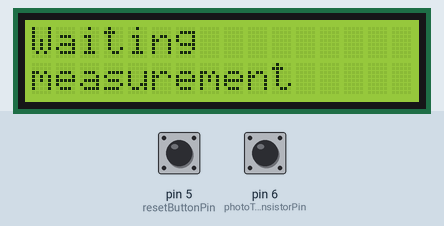
Simulated run of this sketch. Board: Arduino Uno, built with avr-gcc and run on an emulated ATmega328P. Parts: 16×2 character LCD. Inputs (shaded band) come from the test bench; at power-on: pin 6 (photoTransistorPin) HIGH, pin 5 (resetButtonPin) HIGH.

Above: at 2.5 s.
2.6 s: pin 6 (photoTransistorPin) pulled LOW for 0.15 s
At 3.9 s:
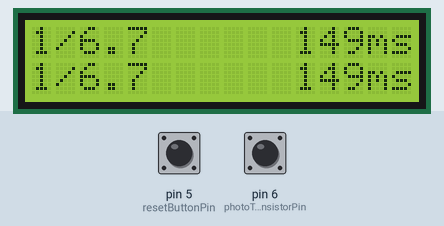
4.2 s: pin 6 (photoTransistorPin) pulled LOW for 1 s
At 6.4 s:
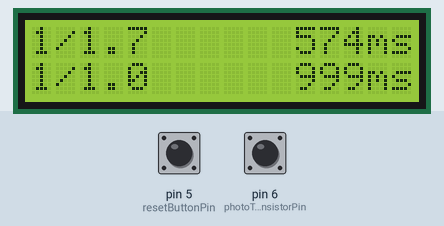
6.7 s: pin 5 (resetButtonPin) pulled LOW for 0.15 s
At 7.7 s:
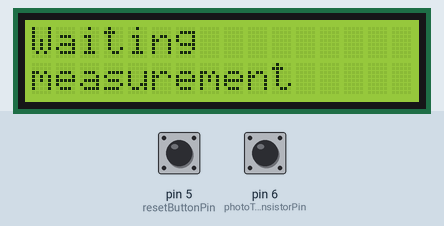
Timing chart, 0 to 9.7 s (numbered marks = the images above; inputs shaded):
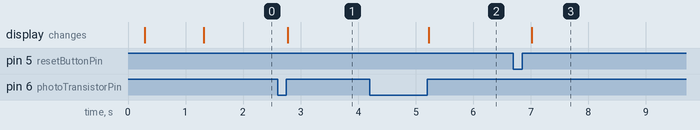

The sketch:

main.ino
```cpp
/* Shutter speed meter for analog cameras
 *
 * Assumes you're using a 16x2 display and standard phototransistor
 * uses one extra button for reset of averages.
 *
 * Author: Henrique Grolli Bassotto
 * Credits:
 * ema_xiety for inspiration and example code/hardware
 *           https://www.instructables.com/id/Arduino-Film-Camera-Shutter-Checker/
 * Ingrid Cezario for constructive criticism and great ideas.
 */
#include "Wire.h"
#include "Adafruit_LiquidCrystal.h"

// RS, E, D4, D5, D6, D7
Adafruit_LiquidCrystal lcd(12, 11, 10, 9, 8, 7);

int photoTransistorPin = 6;
int resetButtonPin = 5;


bool sensorSignal; // a bolean used to read the state of the sensor
bool resetButonPressed;
unsigned long shutterStart, shutterEnd;

double measuredValue;
bool displayed;

int measurementCount;
double measurementSum;

void setup() {
    lcd.begin(16, 2);
    pinMode(photoTransistorPin, INPUT_PULLUP);
    pinMode(resetButtonPin, INPUT_PULLUP);
    delay(200); // Allow some time for sensor to clearup

    measurementCount = 0;
    measurementSum = 0;


    lcd.clear();
    lcd.print("Shutter Meter v1");
    lcd.setCursor(0, 1);
    lcd.print("Henrique Grolli");
    delay(1000);

    lcd.clear();
    lcd.print("Waiting");
    lcd.setCursor(0, 1);
    lcd.print("measurement");
    displayed = true;
}

void loop() {
    resetButonPressed = digitalRead(resetButtonPin);
    if (!resetButonPressed) {
        delay(100); // Waiting 100 millis to debounce
        while(!resetButonPressed) {
            // Wait for it to bounce back up in case user is holding it
            resetButonPressed = digitalRead(resetButtonPin);
            delay(100);
        }
        lcd.clear();
        lcd.print("Waiting");
        lcd.setCursor(0, 1);
        lcd.print("measurement");
        displayed = true;
    }
    sensorSignal = digitalRead(photoTransistorPin);
    if (!sensorSignal){
        // We only care when the signal goes to LOW
        shutterStart = micros();
        while (!sensorSignal) {
            // Do absolutely nothing until the signal goes back up
            shutterEnd = micros();
            sensorSignal = digitalRead(photoTransistorPin);
        }
        displayed = false;
        measuredValue = (shutterEnd - shutterStart) / 1000.0; // Need to divide by a float to avoid int casting
        measurementSum += measuredValue;
        measurementCount++;
    }

    if (measuredValue && !displayed) {
        displayed = true;
        lcd.clear();
        lcd.setCursor(0, 0);
        double avg_measurement = measurementSum / float(measurementCount);
        String avg_measurement_fraction = String(1000.0/avg_measurement, 1);
        lcd.print("1/" + avg_measurement_fraction);
        lcd.setCursor(14-avg_measurement_fraction.length(), 0);
        if (avg_measurement < 100.0) {
            lcd.setCursor(14-String(avg_measurement, 2).length(), 0);
            lcd.print(String(avg_measurement, 2) + "ms");
        } else {
            lcd.setCursor(14-String(int(avg_measurement), DEC).length(), 0);
            lcd.print(String(int(avg_measurement), DEC) + "ms");
        }
        lcd.setCursor(0, 1);
        lcd.print("1/" + String(1000.0/measuredValue, 1));
        if (measuredValue < 100.0) {
            lcd.setCursor(14-String(measuredValue, 2).length(), 1);
            lcd.print(String(measuredValue, 2) + "ms");
        } else {
            lcd.setCursor(14-String(int(measuredValue), DEC).length(), 1);
            lcd.print(String(int(measuredValue), DEC) + "ms");
        }
    }
}
```

Measured:
- after the input at 2.6 s, the display: changes after 0.18 s (image 1)
- after the input at 4.2 s, the display: changes after 1.0 s (image 2)
- after the input at 6.7 s, the display: changes after 0.32 s (image 3)
